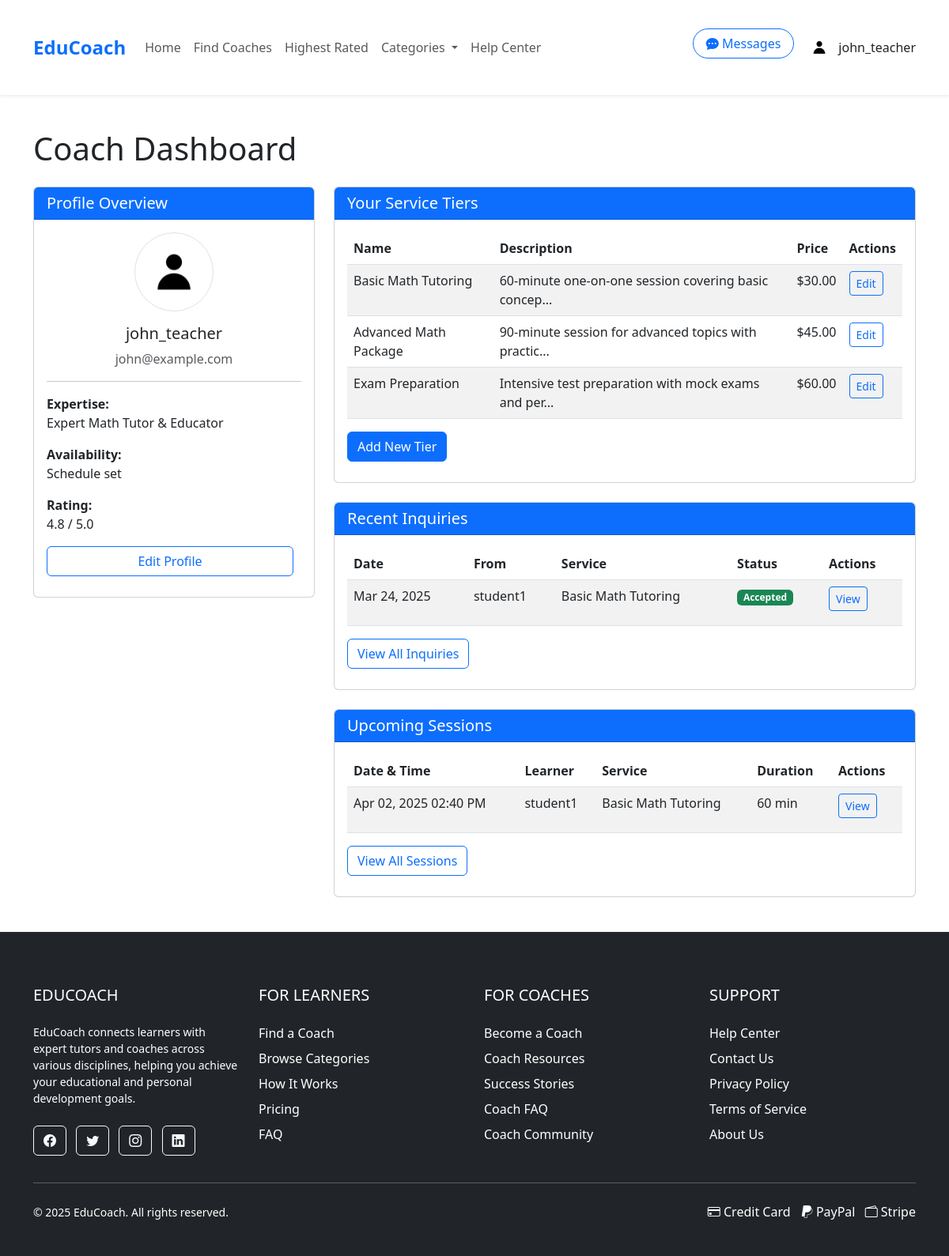
The app's page /pages/dashboard.php (signed in) with its own data.
### tables this page shows
CREATE TABLE Coaches (
    coach_id INT PRIMARY KEY AUTO_INCREMENT,
    user_id INT,
    headline VARCHAR(255),  
    about_me TEXT,  
    experience VARCHAR(50),  
    hourly_rate DECIMAL(8,2),  
    video_url VARCHAR(255),  
    rating DECIMAL(3,2) DEFAULT 0,
    created_at TIMESTAMP DEFAULT CURRENT_TIMESTAMP,
    FOREIGN KEY (user_id) REFERENCES Users(user_id) ON DELETE CASCADE
);

CREATE TABLE ServiceTiers (
    tier_id INT PRIMARY KEY AUTO_INCREMENT,
    coach_id INT,
    name VARCHAR(50) NOT NULL,
    description TEXT,
    price DECIMAL(8,2) NOT NULL,
    FOREIGN KEY (coach_id) REFERENCES Coaches(coach_id) ON DELETE CASCADE
);

CREATE TABLE serviceinquiries (
    inquiry_id INT PRIMARY KEY AUTO_INCREMENT,
    user_id INT,
    coach_id INT,
    tier_id INT,
    status ENUM('pending', 'accepted', 'rejected', 'completed') DEFAULT 'pending',
    message TEXT,
    created_at TIMESTAMP DEFAULT CURRENT_TIMESTAMP,
    FOREIGN KEY (user_id) REFERENCES Users(user_id) ON DELETE CASCADE,
    FOREIGN KEY (coach_id) REFERENCES Coaches(coach_id) ON DELETE CASCADE,
    FOREIGN KEY (tier_id) REFERENCES ServiceTiers(tier_id) ON DELETE SET NULL
);

CREATE TABLE Users (
    user_id INT PRIMARY KEY AUTO_INCREMENT,
    username VARCHAR(50) NOT NULL,
    email VARCHAR(100) NOT NULL UNIQUE,
    password_hash VARCHAR(255) NOT NULL,
    user_type ENUM('regular', 'business', 'admin') DEFAULT 'regular',
    profile_image VARCHAR(255),
    bio TEXT,
    created_at TIMESTAMP DEFAULT CURRENT_TIMESTAMP,
    is_banned BOOLEAN DEFAULT FALSE,
    reset_token VARCHAR(64) DEFAULT NULL,
    reset_expires DATETIME DEFAULT NULL,
    last_login DATETIME DEFAULT NULL
);

CREATE TABLE sessions (
    session_id INT PRIMARY KEY AUTO_INCREMENT,
    inquiry_id INT,
    learner_id INT,
    coach_id INT,
    tier_id INT,
    scheduled_time DATETIME,
    duration INT,  
    status ENUM('scheduled', 'completed', 'cancelled'),
    FOREIGN KEY (inquiry_id) REFERENCES serviceinquiries(inquiry_id) ON DELETE SET NULL,
    FOREIGN KEY (learner_id) REFERENCES Users(user_id) ON DELETE CASCADE,
    FOREIGN KEY (coach_id) REFERENCES Coaches(coach_id) ON DELETE CASCADE,
    FOREIGN KEY (tier_id) REFERENCES ServiceTiers(tier_id) ON DELETE SET NULL
);

### pages/dashboard.php (the view, shortened to what this page needs)
<?php
require __DIR__ . '/../includes/db_connection.php';
$user_id = $_SESSION['user_id'];
$user_type = $_SESSION['user_type'] ?? 'regular';
$is_coach = ($user_type === 'business');
try {
    if ($is_coach) {
        $stmt = $pdo->prepare("
            SELECT c.*, u.username, u.email, u.profile_image, u.bio
            FROM Coaches c
            JOIN Users u ON c.user_id = u.user_id
            WHERE c.user_id = ?
        ");
        $stmt->execute([$user_id]);
        $coach = $stmt->fetch(PDO::FETCH_ASSOC);
        if ($coach) {
            $stmt = $pdo->prepare("
                SELECT * FROM ServiceTiers
                WHERE coach_id = ?
            ");
            $stmt->execute([$coach['coach_id']]);
            $serviceTiers = $stmt->fetchAll(PDO::FETCH_ASSOC);
            $stmt = $pdo->prepare("
                SELECT si.*, u.username as learner_name, st.name as tier_name
                FROM ServiceInquiries si
                JOIN Users u ON si.user_id = u.user_id
                JOIN ServiceTiers st ON si.tier_id = st.tier_id
                WHERE si.coach_id = ?
                ORDER BY si.created_at DESC
                LIMIT 5
            ");
            $stmt->execute([$coach['coach_id']]);
            $inquiries = $stmt->fetchAll(PDO::FETCH_ASSOC);
            $stmt = $pdo->prepare("
                SELECT s.*, u.username as learner_name, st.name as tier_name
                FROM Sessions s
                JOIN Users u ON s.learner_id = u.user_id
                JOIN ServiceTiers st ON s.tier_id = st.tier_id
                WHERE s.coach_id = ? AND s.status = 'scheduled'
                ORDER BY s.scheduled_time ASC
                LIMIT 5
            ");
            $stmt->execute([$coach['coach_id']]);
            $upcomingSessions = $stmt->fetchAll(PDO::FETCH_ASSOC);
        } else {
            $serviceTiers = [];
            $inquiries = [];
            $upcomingSessions = [];
        }
    }
} catch (PDOException $e) {
    $error = "Database error: " . $e->getMessage();
}
include __DIR__ . '/../includes/header.php';
?>
<div class="container mt-4">
    <div class="row">
        <div class="col-md-12">
            <h1 class="mb-4">
                <?php echo ($is_coach) ? 'Coach Dashboard' : 'Learner Dashboard'; ?>
            </h1>
            </div>
        </div>
    <div class="row">
        <div class="col-md-4">
            <div class="card mb-4">
                <div class="card-header bg-primary text-white">
                    <h5 class="card-title mb-0">Profile Overview</h5>
                </div>
                <div class="card-body">
                    <div class="text-center mb-3">
                        <?php
                        $profile_image = isset($_SESSION['profile_image']) && !empty($_SESSION['profile_image']) ? $_SESSION['profile_image'] : 'default.jpg';
                        $image_path = "../assets/images/profiles/{$profile_image}";
                        $default_image = "../assets/images/profiles/default.jpg";
                        $full_image_path = __DIR__ . "/../assets/images/profiles/{$profile_image}";
                        $full_default_path = __DIR__ . "/../assets/images/profiles/default.jpg";
                        if (file_exists($full_image_path) && is_readable($full_image_path)) {
                            $display_image = $image_path;
                        } elseif (file_exists($full_default_path) && is_readable($full_default_path)) {
                            $display_image = $default_image;
                        } else {
                            $display_image = "https://ui-avatars.com/api/?name=" . urlencode($_SESSION['username']) . "&background=random&size=100";
                        }
                        ?>
                        <img src="<?= $display_image ?>" alt="Profile" class="rounded-circle img-thumbnail" style="width: 100px; height: 100px; object-fit: cover;">
                                </div>
                    <h5 class="text-center"><?= htmlspecialchars($_SESSION['username']) ?></h5>
                    <p class="text-center text-muted"><?= htmlspecialchars($_SESSION['email']) ?></p>
                    <?php if ($is_coach && isset($coach)): ?>
                        <hr>
                        <?php if (isset($coach) && $coach): ?>
                            <div class="mb-2">
                                <strong>Expertise:</strong>
                                <p><?= isset($coach['headline']) ? htmlspecialchars($coach['headline']) : 'Not specified' ?></p>
                            </div>
                            <div class="mb-2">
                                <strong>Availability:</strong>
                                <p>
                                    <?php
                                    if (isset($coach['coach_id'])) {
                                        try {
                                            $stmt = $pdo->prepare("
                                                SELECT COUNT(*) FROM Coach_Availability
                                                WHERE coach_id = ? AND is_available = 1
                                            ");
                                            $stmt->execute([$coach['coach_id']]);
                                            $availCount = $stmt->fetchColumn();
                                            echo $availCount > 0 ? 'Schedule set' : 'Not specified';
                                        } catch (PDOException $e) {
                                            echo 'Not specified';
                                        }
                                    } else {
                                        echo 'Not specified';
                                    }
                                    ?>
                                </p>
                                </div>
                            <div class="mb-2">
                                <strong>Rating:</strong>
                                <p><?= isset($coach['rating']) && $coach['rating'] ? number_format($coach['rating'], 1) . ' / 5.0' : 'No ratings yet' ?></p>
                            </div>
                        <?php endif; ?>
                    <?php endif; ?>
                    <div class="d-grid gap-2">
                        <a href="profile.php" class="btn btn-outline-primary">Edit Profile</a>
                                </div>
                            </div>
                        </div>
                    </div>
        <div class="col-md-8">
            <?php if ($is_coach): ?>
                <div class="card mb-4">
                    <div class="card-header bg-primary text-white">
                        <h5 class="card-title mb-0">Your Service Tiers</h5>
                    </div>
                    <div class="card-body">
                        <?php if (isset($serviceTiers) && count($serviceTiers) > 0): ?>
                            <table class="table table-striped">
                                <thead>
                                    <tr>
                                        <th>Name</th>
                                        <th>Description</th>
                                        <th>Price</th>
                                        <th>Actions</th>
                                    </tr>
                                </thead>
                                <tbody>
                                    <?php foreach ($serviceTiers as $tier): ?>
                                        <tr>
                                            <td><?= htmlspecialchars($tier['name']) ?></td>
                                            <td><?= htmlspecialchars(substr($tier['description'], 0, 50)) ?>...</td>
                                            <td>$<?= number_format($tier['price'], 2) ?></td>
                                            <td>
                                                <a href="edit-coach-services.php" class="btn btn-sm btn-outline-primary">Edit</a>
                                            </td>
                                        </tr>
                                    <?php endforeach; ?>
                                </tbody>
                            </table>
                            <a href="edit-coach-services.php" class="btn btn-primary">Add New Tier</a>
                        <?php else: ?>
                            <p class="text-muted">You haven't created any service tiers yet.</p>
                            <a href="edit-coach-services.php" class="btn btn-primary">Create Your First Tier</a>
                        <?php endif; ?>
                    </div>
                </div>
            <?php endif; ?>
            <div class="card mb-4">
                <div class="card-header bg-primary text-white">
                    <h5 class="card-title mb-0">
                        <?= $is_coach ? 'Recent Inquiries' : 'Your Service Inquiries' ?>
                    </h5>
                </div>
                <div class="card-body">
                    <?php if (isset($inquiries) && count($inquiries) > 0): ?>
                        <table class="table table-striped">
                            <thead>
                                <tr>
                                    <th>Date</th>
                                    <th><?= $is_coach ? 'From' : 'To' ?></th>
                                    <th>Service</th>
                                    <th>Status</th>
                                    <th>Actions</th>
                                </tr>
                            </thead>
                            <tbody>
                                <?php foreach ($inquiries as $inquiry): ?>
                                <tr>
                                    <td><?= date('M d, Y', strtotime($inquiry['created_at'])) ?></td>
                                    <td><?= htmlspecialchars($is_coach ? $inquiry['learner_name'] : $inquiry['coach_name']) ?></td>
                                    <td><?= htmlspecialchars($inquiry['tier_name']) ?></td>
                                    <td>
                                        <span class="badge <?=
                                            $inquiry['status'] === 'pending' ? 'bg-warning' :
                                            ($inquiry['status'] === 'accepted' ? 'bg-success' :
                                            ($inquiry['status'] === 'completed' ? 'bg-info' : 'bg-danger'))
                                        ?>">
                                            <?= ucfirst($inquiry['status']) ?>
                                        </span>
                                    </td>
                                    <td>
                                        <a href="inquiry-details.php?id=<?= $inquiry['inquiry_id'] ?>" class="btn btn-sm btn-outline-primary">View</a>
                                    </td>
                                </tr>
                                <?php endforeach; ?>
                            </tbody>
                        </table>
                        <a href="inquiries.php" class="btn btn-outline-primary">View All Inquiries</a>
                    <?php endif; ?>
                        </div>
                    </div>
            <div class="card mb-4">
                <div class="card-header bg-primary text-white">
                    <h5 class="card-title mb-0">Upcoming Sessions</h5>
                </div>
                <div class="card-body">
                    <?php if (isset($upcomingSessions) && count($upcomingSessions) > 0): ?>
                        <table class="table table-striped">
                            <thead>
                                <tr>
                                    <th>Date & Time</th>
                                    <th><?= $is_coach ? 'Learner' : 'Coach' ?></th>
                                    <th>Service</th>
                                    <th>Duration</th>
                                    <th>Actions</th>
                                </tr>
                            </thead>
                            <tbody>
                                <?php foreach ($upcomingSessions as $session): ?>
                                <tr>
                                    <td><?= date('M d, Y h:i A', strtotime($session['scheduled_time'])) ?></td>
                                    <td><?= htmlspecialchars($is_coach ? $session['learner_name'] : $session['coach_name']) ?></td>
                                    <td><?= htmlspecialchars($session['tier_name']) ?></td>
                                    <td><?= $session['duration'] ?> min</td>
                                    <td>
                                        <a href="session-details.php?id=<?= $session['session_id'] ?>" class="btn btn-sm btn-outline-primary">View</a>
                                    </td>
                                </tr>
                                <?php endforeach; ?>
                            </tbody>
                        </table>
                        <a href="sessions.php" class="btn btn-outline-primary">View All Sessions</a>
                    <?php else: ?>
                        <p>No upcoming sessions found.</p>
                    <?php endif; ?>
                </div>
            </div>
        </div>
    </div>
</div>
<?php include __DIR__ . '/../includes/footer.php'; ?>

### assets/css/styles.css (style rules this page uses)
body { font-family: 'Arial', sans-serif; color: #333; line-height: 1.6; }
.card { border-radius: 8px; overflow: hidden; transition: transform 0.3s, box-shadow 0.3s; }
.btn-primary { background-color: #0d6efd; border-color: #0d6efd; }
.container { max-width: 1200px; margin: 0 auto; padding: 20px; }
.btn { margin-right: 10px; margin-bottom: 10px; }

### records on screen
coaches: headline "Expert Math Tutor & Educator", rating "4.8"
servicetiers: name "Basic Math Tutoring", description "60-minute one-on-one session covering basic concep", price "30.00"
servicetiers: name "Advanced Math Package", description "90-minute session for advanced topics with practic", price "45.00"
servicetiers: name "Exam Preparation", description "Intensive test preparation with mock exams and per", price "60.00"
serviceinquiries: created_at "Mar 24, 2025", user.username "student1", tier.name "Basic Math Tutoring", status "Accepted"
sessions: scheduled_time "Apr 02, 2025 02:40 PM", learner.username "student1", tier.name "Basic Math Tutoring", duration "60"

### other values on screen
$_SESSION['username'] "john_teacher"
$_SESSION['email'] "john@example.com"
